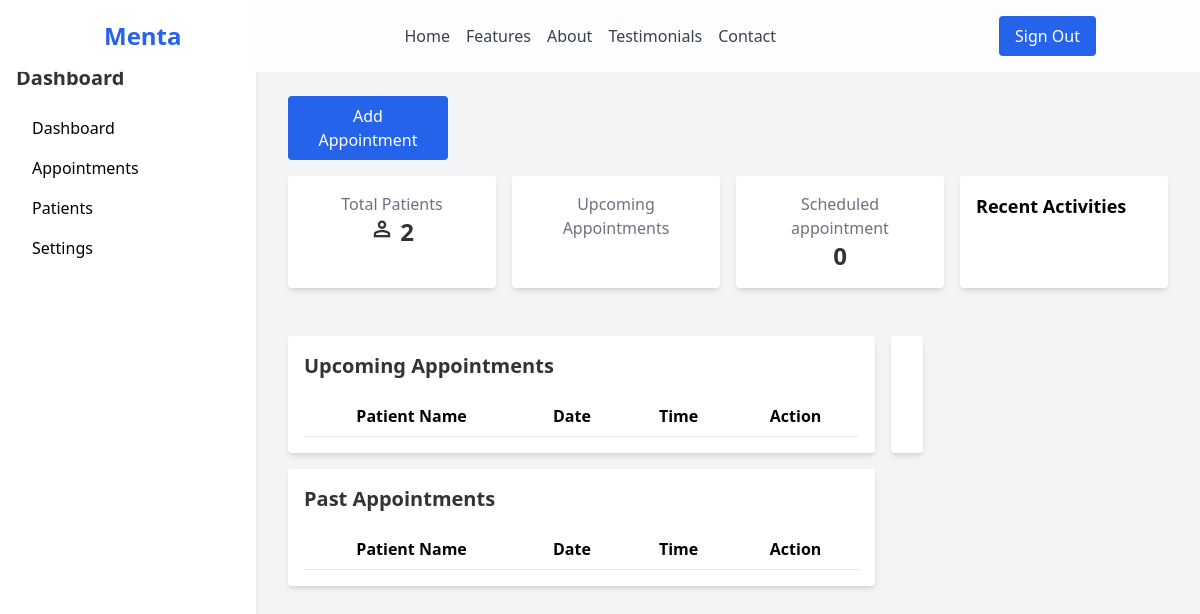
/hackathon-week-1/p_dashboard (signed in), run on an earlier commit of the app's database.
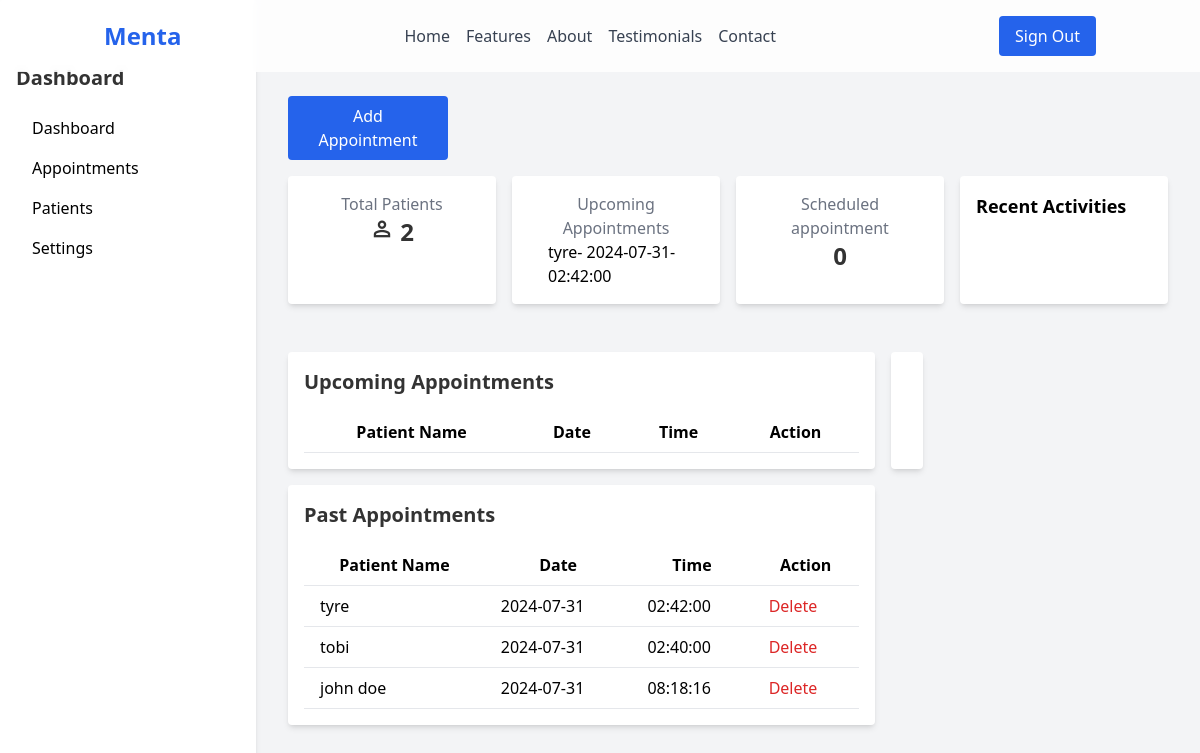
And on a later commit of the database.
### tables this page shows
CREATE TABLE `appointment` (
  `id` int(11) NOT NULL,
  `patient` varchar(255) NOT NULL,
  `datee` date NOT NULL,
  `timee` time NOT NULL,
  `create_date` datetime NOT NULL DEFAULT current_timestamp(),
  `done` int(11) NOT NULL
);

### script/dash.php (called while the page is built, shortened)
<?php
class Database{
    private $host   ='localhost';
    private $user   = 'root';
    private $pass   = '';
    private $dbname = 'therapy';
    private $dbh ;
    private $stmt ;
    public function __construct(){
        $dsn = 'mysql:host='. $this->host . ';dbname='.$this->dbname;
        $options = array(
            PDO::ATTR_PERSISTENT   =>true,
            PDO::ATTR_ERRMODE      =>PDO::ERRMODE_EXCEPTION
        );
        try{
            $this->dbh = new PDO($dsn,$this->user,$this->pass,$options);
        } catch(PDOException $e){
            $this->error =$e->getMessage();
        }
    }
    public function query($query){
        $this->stmt = $this->dbh->prepare($query);
    }
    public function execute(){
        return $this->stmt->execute();
    }
    public function resultset(){
        $this->execute();
        return $this->stmt->fetchALL(PDO::FETCH_ASSOC);
    }
}

### p_dashboard.php (the view, shortened to what this page needs)
<!DOCTYPE html>
<html lang="en">
<head>
  <link rel="stylesheet" href="styles.css">
  <link href="https://cdn.jsdelivr.net/npm/tailwindcss@2.2.19/dist/tailwind.min.css" rel="stylesheet">
  <script src="https://cdn.tailwindcss.com"></script>
</head>
<body>
  <header class="fixed top-0 z-30 w-full bg-white/80 backdrop-blur-sm transition-all duration-300 dark:bg-gray-black">
    <div class="container mx-auto px-4 py-4 xl:px-16 flex justify-between items-center">
      <div class="text-2xl font-bold text-blue-600" style="cursor: pointer;"><a href="#home">Menta</a></div>
      <div class="hidden md:flex space-x-4">
        <a href="\hackathon-week-1\" class="text-gray-700 hover:text-blue-600">Home</a>
        <a href="#features" class="text-gray-700 hover:text-blue-600">Features</a>
        <a href="#about" class="text-gray-700 hover:text-blue-600">About</a>
        <a href="#testimonials" class="text-gray-700 hover:text-blue-600">Testimonials</a>
        <a href="#contact" class="text-gray-700 hover:text-blue-600">Contact</a>
      </div>
      <?php if (isset($_SESSION['is_logged_in'])) : ?>
      <a href="script/logout" class="hidden md:block bg-blue-600 text-white px-4 py-2 rounded">Sign Out</a>
      <?php else : ?>
      <a href="signup" class="hidden md:block bg-blue-600 text-white px-4 py-2 rounded">Get Started</a>
      <?php endif; ?>
    </div>
  </header>
  <main class="flex-1">
    <div class="flex md:grid-cols-3">
      <aside
        class="bg-white p-4 pt-32 rounded shadow-md top-0 left-0 w-64 flex flex-col pt-[4rem] h-screen transition-transform -translate-x-full sm:translate-x-0">
        <h2 class="text-xl font-bold mb-4">Dashboard</h2>
        <nav>
          <ul>
            <li><a href="#" class="block py-2 px-4 rounded hover:bg-gray-200">Dashboard</a></li>
            <li><a href="#" class="block py-2 px-4 rounded hover:bg-gray-200">Appointments</a></li>
            <li><a href="#" class="block py-2 px-4 rounded hover:bg-gray-200">Patients</a></li>
            <li><a href="#" class="block py-2 px-4 rounded hover:bg-gray-200">Settings</a></li>
          </ul>
        </nav>
      </aside>
      <div class="flex-1 pt-16 px-8 h-screen overflow-y-scroll">
        <div class="grid grid-cols-6 pt-4 my-4">
          <button id="addAppointmentButton" class=" w-40 bg-blue-600 text-white py-2 px-4 rounded">Add
            Appointment</button>
        </div>
        <div class="grid grid-cols-4 my-2 md:grid-cols-2 lg:grid-cols-4 gap-4 mb-8">
          <div class="bg-white p-4 rounded shadow-md">
            <?php
            require 'script\dash.php';
            $database = new Database;
            $database->query("SELECT COUNT(*) FROM `user`");
            $rows = $database->resultset();
            ?>
            <p class="text-gray-500">Total Patients</p>
            <p id="patientCount" class="text-2xl font-semibold">
              <?php foreach($rows as $row) : ?>
              <span class="font-medium material-symbols-outlined">person </span>
              <?php print_r(round(implode($row))); ?>
              <?php endforeach; ?>
            </p>
          </div>
          <div class="bg-white p-4 rounded shadow-md">
            <?php
            $database = new Database;
            $database->query("SELECT * FROM appointment ORDER BY ID DESC LIMIT 1");
            $rows = $database->resultset();
            ?>
            <p class="text-gray-500">Upcoming Appointments</p>
            <ul id="upcomingAppointments" class="list-disc pl-5">
              <?php foreach($rows as $row) : ?>
              <?php echo $row['patient']; ?>-
              <?php echo $row['datee']; ?>-
              <?php echo $row['timee']; ?>
              <?php endforeach; ?>
            </ul>
          </div>
          <div class="bg-white p-4 rounded shadow-md">
            <?php
            $database = new Database;
            $database->query("SELECT COUNT(*) FROM `appointment` WHERE `done` = 0");
            $rows = $database->resultset();
            ?>
            <p class="text-gray-500">Scheduled appointment</p>
            <p id="patientCount" class="text-2xl font-semibold">
              <?php foreach($rows as $row) : ?>
              <?php print_r(round(implode($row))); ?>
              <?php endforeach; ?>
            </p>
          </div>
          <div class="bg-white p-4 rounded shadow-md">
            <h3 class="text-lg font-bold">Recent Activities</h3>
          </div>
        </div>
        <div class="w-full flex gap-4">
          <section class="w-2/3 mt-4 bg-white p-4 rounded shadow-md">
            <h2 class="text-xl font-bold mb-4">Upcoming Appointments</h2>
            <table class="min-w-full bg-white">
              <thead>
                <tr>
                  <th class="py-2 px-4 border-b">Patient Name</th>
                  <th class="py-2 px-4 border-b">Date</th>
                  <th class="py-2 px-4 border-b">Time</th>
                  <th class="py-2 px-4 border-b">Action</th>
                </tr>
              </thead>
            </table>
          </section>
          <section class="col-span-2 mt-4 bg-white p-4 rounded shadow-md">
          </section>
        </div>
        <section class="w-2/3 mt-4 bg-white p-4 rounded shadow-md">
          <?php
        $database = new Database;
        $database->query("SELECT * FROM `appointment` WHERE `done` = 1 ORDER BY ID DESC");
        $rows = $database->resultset();
        ?>
          <h2 class="text-xl font-bold mb-4">Past Appointments</h2>
          <table class="min-w-full bg-white">
            <thead>
              <tr>
                <th class="py-2 px-4 border-b">Patient Name</th>
                <th class="py-2 px-4 border-b">Date</th>
                <th class="py-2 px-4 border-b">Time</th>
                <th class="py-2 px-4 border-b">Action</th>
              </tr>
            </thead>
            <tbody id="appointmentsTableBody">
              <?php foreach($rows as $row) : ?>
              <tr>
                <td class="py-2 px-4 border-b">
                  <?php echo $row['patient'] ?>
                </td>
                <td class="py-2 px-4 border-b">
                  <?php echo $row['datee'] ?>
                </td>
                <td class="py-2 px-4 border-b">
                  <?php echo $row['timee'] ?>
                </td>
                <td class="py-2 px-4 border-b">
                  <form method="post" action="script/dashboard.php">
                    <input type="submit" name="delete" value="Delete" class="text-red-600 hover:text-red-800">
                  </form>
                </td>
              </tr>
              <?php endforeach; ?>
            </tbody>
          </table>
        </section>
      </div>
    </div>
  </main>
</body>
</html>

### styles.css (style rules this page uses)
body { background: #f3f4f6; display: flex; justify-content: center; align-items: center; height: 100vh; margin: 0; font-family: 'Arial', sans-serif; }
h2 { margin-top: 0; margin-bottom: 20px; color: #333; }
button { width: 100%; padding: 10px; background: #4a90e2; border: none; border-radius: 5px; color: #fff; cursor: pointer; font-size: 16px; }
a { color: #2563EB; text-decoration: none; }
p { text-align: center; color: #333; }

What changed in the data, as far as the page shows it:
added appointment: patient "tyre", datee "2024-07-31", timee "02:42:00"
added appointment: patient "tobi", datee "2024-07-31", timee "02:40:00", shown under "Past Appointments"
added appointment: patient "john doe", datee "2024-07-31", timee "08:18:16", shown under "Past Appointments"
